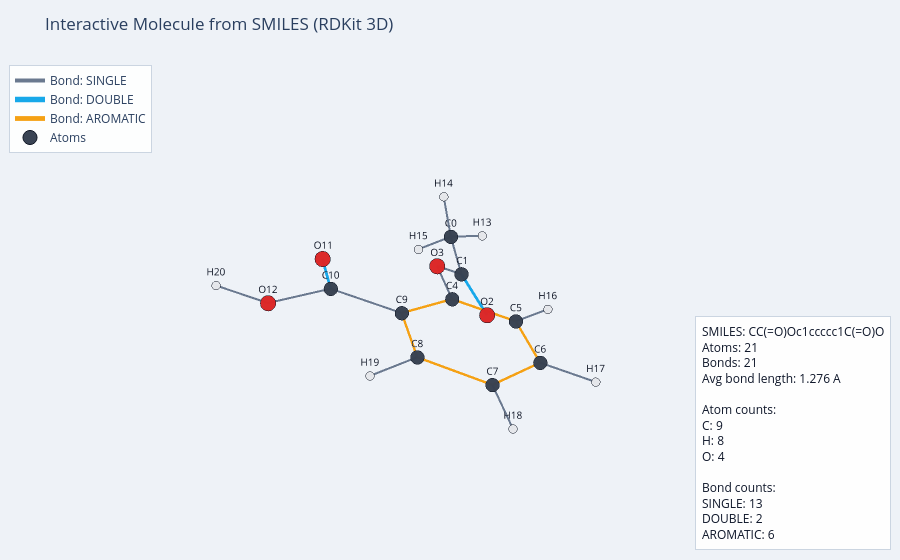

The code cell stored with this chart in its notebook:
### Code cell
# RDKit-based SMILES -> 3D interactive molecule visualizer with bond metadata.
import numpy as np
from collections import Counter

try:
    import plotly.graph_objects as go
except ImportError as exc:
    raise ImportError('Plotly is not installed. Run: pip install plotly') from exc

try:
    from rdkit import Chem
    from rdkit.Chem import AllChem
except ImportError as exc:
    raise ImportError('RDKit is not installed. Install with: pip install rdkit') from exc


class Smiles3DInteractivePlotter:
    def __init__(self, smiles, title='Interactive Molecule from SMILES (RDKit 3D)'):
        self.smiles = smiles
        self.title = title
        self.atom_colors = {
            'H': '#E5E7EB',
            'C': '#374151',
            'N': '#2563EB',
            'O': '#DC2626',
            'F': '#14B8A6',
            'P': '#F59E0B',
            'S': '#F97316',
            'Cl': '#10B981',
            'Br': '#92400E',
            'I': '#7C3AED',
        }
        self.atom_sizes = {
            'H': 10,
            'C': 16,
            'N': 18,
            'O': 18,
            'F': 18,
            'P': 20,
            'S': 20,
            'Cl': 21,
            'Br': 22,
            'I': 24,
        }
        self.bond_colors = {
            'SINGLE': '#64748B',
            'DOUBLE': '#0EA5E9',
            'TRIPLE': '#8B5CF6',
            'AROMATIC': '#F59E0B',
            'OTHER': '#475569',
        }
        self.bond_widths = {
            'SINGLE': 4.0,
            'DOUBLE': 5.5,
            'TRIPLE': 7.0,
            'AROMATIC': 4.8,
            'OTHER': 3.5,
        }

    def _embed_3d_from_smiles(self):
        mol = Chem.MolFromSmiles(self.smiles)
        if mol is None:
            raise ValueError(f'Invalid SMILES: {self.smiles}')

        mol = Chem.AddHs(mol)
        params = AllChem.ETKDGv3()
        params.randomSeed = 42

        status = AllChem.EmbedMolecule(mol, params)
        if status != 0:
            # Fallback for hard molecules when ETKDG fails.
            status = AllChem.EmbedMolecule(mol, useRandomCoords=True, randomSeed=42)
            if status != 0:
                raise ValueError('RDKit could not generate 3D coordinates for this SMILES.')

        try:
            AllChem.UFFOptimizeMolecule(mol, maxIters=300)
        except Exception:
            # Geometry optimization can fail for some chemistries; keep embedded conformer.
            pass

        conf = mol.GetConformer()
        xyz = np.array([
            [conf.GetAtomPosition(i).x, conf.GetAtomPosition(i).y, conf.GetAtomPosition(i).z]
            for i in range(mol.GetNumAtoms())
        ], dtype=float)
        return mol, xyz

    @staticmethod
    def _bond_type_name(bond):
        if bond.GetIsAromatic():
            return 'AROMATIC'
        btype = str(bond.GetBondType())
        if btype in {'SINGLE', 'DOUBLE', 'TRIPLE'}:
            return btype
        return 'OTHER'

    def create_figure(self):
        mol, xyz = self._embed_3d_from_smiles()

        atom_symbols = [atom.GetSymbol() for atom in mol.GetAtoms()]
        node_colors = [self.atom_colors.get(sym, '#6B7280') for sym in atom_symbols]
        node_sizes = [self.atom_sizes.get(sym, 15) for sym in atom_symbols]

        fig = go.Figure()

        bonds = list(mol.GetBonds())
        bond_type_groups = ['SINGLE', 'DOUBLE', 'TRIPLE', 'AROMATIC', 'OTHER']

        for bond_type in bond_type_groups:
            xs, ys, zs, hover = [], [], [], []
            for bond in bonds:
                bname = self._bond_type_name(bond)
                if bname != bond_type:
                    continue

                i = bond.GetBeginAtomIdx()
                j = bond.GetEndAtomIdx()
                p_i, p_j = xyz[i], xyz[j]
                bond_len = float(np.linalg.norm(p_i - p_j))

                xs += [p_i[0], p_j[0], None]
                ys += [p_i[1], p_j[1], None]
                zs += [p_i[2], p_j[2], None]

                hover_text = (
                    f'Bond {bond.GetIdx()}<br>'
                    f'Atoms: {atom_symbols[i]}{i} - {atom_symbols[j]}{j}<br>'
                    f'Type: {bname}<br>'
                    f'Order: {bond.GetBondTypeAsDouble():.1f}<br>'
                    f'Aromatic: {bond.GetIsAromatic()}<br>'
                    f'In Ring: {bond.IsInRing()}<br>'
                    f'Conjugated: {bond.GetIsConjugated()}<br>'
                    f'Length: {bond_len:.3f} A'
                )
                hover += [hover_text, hover_text, '']

            if xs:
                fig.add_trace(go.Scatter3d(
                    x=xs, y=ys, z=zs,
                    mode='lines',
                    name=f'Bond: {bond_type}',
                    line=dict(
                        color=self.bond_colors.get(bond_type, '#64748B'),
                        width=self.bond_widths.get(bond_type, 3.5),
                    ),
                    hovertext=hover,
                    hoverinfo='text',
                    opacity=0.96,
                ))

        atom_hover = []
        for i, atom in enumerate(mol.GetAtoms()):
            atom_hover.append(
                f'Atom {i}<br>'
                f'Element: {atom.GetSymbol()}<br>'
                f'Atomic No: {atom.GetAtomicNum()}<br>'
                f'Degree: {atom.GetDegree()}<br>'
                f'Formal Charge: {atom.GetFormalCharge()}<br>'
                f'Hybridization: {str(atom.GetHybridization())}<br>'
                f'Aromatic: {atom.GetIsAromatic()}<br>'
                f'In Ring: {atom.IsInRing()}<br>'
                f'x: {xyz[i,0]:.3f}<br>y: {xyz[i,1]:.3f}<br>z: {xyz[i,2]:.3f}'
            )

        fig.add_trace(go.Scatter3d(
            x=xyz[:, 0],
            y=xyz[:, 1],
            z=xyz[:, 2],
            mode='markers+text',
            text=[f'{atom_symbols[i]}{i}' for i in range(len(atom_symbols))],
            textposition='top center',
            textfont=dict(size=10, color='#111827'),
            name='Atoms',
            marker=dict(
                size=node_sizes,
                color=node_colors,
                line=dict(color='#0B1220', width=1),
                opacity=0.98,
            ),
            hovertext=atom_hover,
            hoverinfo='text',
        ))

        atom_counts = Counter(atom_symbols)
        bond_counts = Counter(self._bond_type_name(b) for b in bonds)
        avg_bond = float(np.mean([
            np.linalg.norm(xyz[b.GetBeginAtomIdx()] - xyz[b.GetEndAtomIdx()])
            for b in bonds
        ])) if bonds else 0.0

        stats_lines = [
            f'SMILES: {self.smiles}',
            f'Atoms: {mol.GetNumAtoms()}',
            f'Bonds: {mol.GetNumBonds()}',
            f'Avg bond length: {avg_bond:.3f} A',
            '',
            'Atom counts:',
        ]
        for sym in sorted(atom_counts.keys()):
            stats_lines.append(f'{sym}: {atom_counts[sym]}')

        stats_lines.append('')
        stats_lines.append('Bond counts:')
        for bname in ['SINGLE', 'DOUBLE', 'TRIPLE', 'AROMATIC', 'OTHER']:
            if bond_counts.get(bname, 0):
                stats_lines.append(f'{bname}: {bond_counts[bname]}')

        fig.update_layout(
            title=self.title,
            template='plotly_white',
            scene=dict(
                xaxis=dict(visible=False),
                yaxis=dict(visible=False),
                zaxis=dict(visible=False),
                aspectmode='data',
                bgcolor='rgba(238,242,247,1)',
                camera=dict(eye=dict(x=1.55, y=1.35, z=1.1)),
            ),
            paper_bgcolor='rgba(238,242,247,1)',
            plot_bgcolor='rgba(238,242,247,1)',
            legend=dict(
                x=0.01, y=0.99,
                bgcolor='rgba(255,255,255,0.9)',
                bordercolor='#CBD5E1',
                borderwidth=1,
            ),
            margin=dict(l=0, r=0, t=60, b=0),
            annotations=[dict(
                text='<br>'.join(stats_lines),
                x=0.99, y=0.02,
                xref='paper', yref='paper',
                xanchor='right', yanchor='bottom',
                showarrow=False,
                align='left',
                bordercolor='#CBD5E1',
                borderwidth=1,
                borderpad=6,
                bgcolor='rgba(255,255,255,0.94)',
                font=dict(size=12, color='#0F172A'),
            )],
        )
        return fig

    def show(self):
        fig = self.create_figure()
        fig.show()
        return fig


smiles = 'CC(=O)Oc1ccccc1C(=O)O'  # aspirin
smiles_plotter = Smiles3DInteractivePlotter(smiles=smiles)
smiles_fig = smiles_plotter.show()

### Figure 1 — Plotly figure (JSON) as saved in the notebook; plotly's stock layout.template omitted (floating-point values rounded to 4 significant figures)
{"data": [{"hoverinfo": "text", "hovertext": ["Bond 0<br>Atoms: C0 - C1<br>Type: SINGLE<br>Order: 1.0<br>Aromatic: False<br>In Ring: False<br>Conjugated: False<br>Length: 1.491 A", "Bond 0<br>Atoms: C0 - C1<br>Type: SINGLE<br>Order: 1.0<br>Aromatic: False<br>In Ring: False<br>Conjugated: False<br>Length: 1.491 A", "", "Bond 2<br>Atoms: C1 - O3<br>Type: SINGLE<br>Order: 1.0<br>Aromatic: False<br>In Ring: False<br>Conjugated: True<br>Length: 1.401 A", "Bond 2<br>Atoms: C1 - O3<br>Type: SINGLE<br>Order: 1.0<br>Aromatic: False<br>In Ring: False<br>Conjugated: True<br>Length: 1.401 A", "", "Bond 3<br>Atoms: O3 - C4<br>Type: SINGLE<br>Order: 1.0<br>Aromatic: False<br>In Ring: False<br>Conjugated: True<br>Length: 1.405 A", "Bond 3<br>Atoms: O3 - C4<br>Type: SINGLE<br>Order: 1.0<br>Aromatic: False<br>In Ring: False<br>Conjugated: True<br>Length: 1.405 A", "", "Bond 9<br>Atoms: C9 - C10<br>Type: SINGLE<br>Order: 1.0<br>Aromatic: False<br>In Ring: False<br>Conjugated: True<br>Length: 1.486 A", "Bond 9<br>Atoms: C9 - C10<br>Type: SINGLE<br>Order: 1.0<br>Aromatic: False<br>In Ring: False<br>Conjugated: True<br>Length: 1.486 A", "", "Bond 11<br>Atoms: C10 - O12<br>Type: SINGLE<br>Order: 1.0<br>Aromatic: False<br>In Ring: False<br>Conjugated: True<br>Length: 1.393 A", "Bond 11<br>Atoms: C10 - O12<br>Type: SINGLE<br>Order: 1.0<br>Aromatic: False<br>In Ring: False<br>Conjugated: True<br>Length: 1.393 A", "", "Bond 13<br>Atoms: C0 - H13<br>Type: SINGLE<br>Order: 1.0<br>Aromatic: False<br>In Ring: False<br>Conjugated: False<br>Length: 1.111 A", "Bond 13<br>Atoms: C0 - H13<br>Type: SINGLE<br>Order: 1.0<br>Aromatic: False<br>In Ring: False<br>Conjugated: False<br>Length: 1.111 A", "", "Bond 14<br>Atoms: C0 - H14<br>Type: SINGLE<br>Order: 1.0<br>Aromatic: False<br>In Ring: False<br>Conjugated: False<br>Length: 1.110 A", "Bond 14<br>Atoms: C0 - H14<br>Type: SINGLE<br>Order: 1.0<br>Aromatic: False<br>In Ring: False<br>Conjugated: False<br>Length: 1.110 A", "", "Bond 15<br>Atoms: C0 - H15<br>Type: SINGLE<br>Order: 1.0<br>Aromatic: False<br>In Ring: False<br>Conjugated: False<br>Length: 1.110 A", "Bond 15<br>Atoms: C0 - H15<br>Type: SINGLE<br>Order: 1.0<br>Aromatic: False<br>In Ring: False<br>Conjugated: False<br>Length: 1.110 A", "", "Bond 16<br>Atoms: C5 - H16<br>Type: SINGLE<br>Order: 1.0<br>Aromatic: False<br>In Ring: False<br>Conjugated: False<br>Length: 1.081 A", "Bond 16<br>Atoms: C5 - H16<br>Type: SINGLE<br>Order: 1.0<br>Aromatic: False<br>In Ring: False<br>Conjugated: False<br>Length: 1.081 A", "", "Bond 17<br>Atoms: C6 - H17<br>Type: SINGLE<br>Order: 1.0<br>Aromatic: False<br>In Ring: False<br>Conjugated: False<br>Length: 1.082 A", "Bond 17<br>Atoms: C6 - H17<br>Type: SINGLE<br>Order: 1.0<br>Aromatic: False<br>In Ring: False<br>Conjugated: False<br>Length: 1.082 A", "", "Bond 18<br>Atoms: C7 - H18<br>Type: SINGLE<br>Order: 1.0<br>Aromatic: False<br>In Ring: False<br>Conjugated: False<br>Length: 1.082 A", "Bond 18<br>Atoms: C7 - H18<br>Type: SINGLE<br>Order: 1.0<br>Aromatic: False<br>In Ring: False<br>Conjugated: False<br>Length: 1.082 A", "", "Bond 19<br>Atoms: C8 - H19<br>Type: SINGLE<br>Order: 1.0<br>Aromatic: False<br>In Ring: False<br>Conjugated: False<br>Length: 1.083 A", "Bond 19<br>Atoms: C8 - H19<br>Type: SINGLE<br>Order: 1.0<br>Aromatic: False<br>In Ring: False<br>Conjugated: False<br>Length: 1.083 A", "", "Bond 20<br>Atoms: O12 - H20<br>Type: SINGLE<br>Order: 1.0<br>Aromatic: False<br>In Ring: False<br>Conjugated: False<br>Length: 1.013 A", "Bond 20<br>Atoms: O12 - H20<br>Type: SINGLE<br>Order: 1.0<br>Aromatic: False<br>In Ring: False<br>Conjugated: False<br>Length: 1.013 A", ""], "line": {"color": "#64748B", "width": 4}, "mode": "lines", "name": "Bond: SINGLE", "opacity": 0.96, "type": "scatter3d", "x": [-2.96, -2.082, null, -2.082, -0.8948, null, -0.8948, -0.09768, null, 1.302, 1.971, null, 1.971, 3.347, null, -2.96, -4.022, null, -2.96, -2.849, null, -2.96, -2.671, null, -0.6769, -1.748, null, 0.1172, -0.3386, null, 1.495, 2.109, null, 2.084, 3.157, null, 3.347, 3.816, null], "y": [-2.244, -1.129, null, -1.129, -0.8659, null, -0.8659, 0.28, null, 0.1983, -1.079, null, -1.079, -1.111, null, -2.244, -2.01, null, -2.244, -2.39, null, -2.244, -3.179, null, 1.524, 1.624, null, 2.662, 3.613, null, 2.579, 3.465, null, 1.36, 1.329, null, -1.111, -1.974, null], "z": [-0.03755, -0.4918, null, -0.4918, 0.204, null, 0.204, 0.04741, null, 0.2578, 0.619, null, 0.619, 0.8312, null, -0.03755, -0.262, null, -0.03755, 1.057, null, -0.03755, -0.5612, null, -0.2731, -0.3856, null, -0.414, -0.6597, null, -0.2272, -0.3358, null, 0.11, 0.2557, null, 0.8312, 1.077, null]}, {"hoverinfo": "text", "hovertext": ["Bond 1<br>Atoms: C1 - O2<br>Type: DOUBLE<br>Order: 2.0<br>Aromatic: False<br>In Ring: False<br>Conjugated: True<br>Length: 1.261 A", "Bond 1<br>Atoms: C1 - O2<br>Type: DOUBLE<br>Order: 2.0<br>Aromatic: False<br>In Ring: False<br>Conjugated: True<br>Length: 1.261 A", "", "Bond 10<br>Atoms: C10 - O11<br>Type: DOUBLE<br>Order: 2.0<br>Aromatic: False<br>In Ring: False<br>Conjugated: True<br>Length: 1.260 A", "Bond 10<br>Atoms: C10 - O11<br>Type: DOUBLE<br>Order: 2.0<br>Aromatic: False<br>In Ring: False<br>Conjugated: True<br>Length: 1.260 A", ""], "line": {"color": "#0EA5E9", "width": 5.5}, "mode": "lines", "name": "Bond: DOUBLE", "opacity": 0.96, "type": "scatter3d", "x": [-2.082, -2.368, null, 1.971, 1.311, null], "y": [-1.129, -0.5048, null, -1.079, -2.146, null], "z": [-0.4918, -1.549, null, 0.619, 0.7375, null]}, {"hoverinfo": "text", "hovertext": ["Bond 4<br>Atoms: C4 - C5<br>Type: AROMATIC<br>Order: 1.5<br>Aromatic: True<br>In Ring: True<br>Conjugated: True<br>Length: 1.409 A", "Bond 4<br>Atoms: C4 - C5<br>Type: AROMATIC<br>Order: 1.5<br>Aromatic: True<br>In Ring: True<br>Conjugated: True<br>Length: 1.409 A", "", "Bond 5<br>Atoms: C5 - C6<br>Type: AROMATIC<br>Order: 1.5<br>Aromatic: True<br>In Ring: True<br>Conjugated: True<br>Length: 1.395 A", "Bond 5<br>Atoms: C5 - C6<br>Type: AROMATIC<br>Order: 1.5<br>Aromatic: True<br>In Ring: True<br>Conjugated: True<br>Length: 1.395 A", "", "Bond 6<br>Atoms: C6 - C7<br>Type: AROMATIC<br>Order: 1.5<br>Aromatic: True<br>In Ring: True<br>Conjugated: True<br>Length: 1.393 A", "Bond 6<br>Atoms: C6 - C7<br>Type: AROMATIC<br>Order: 1.5<br>Aromatic: True<br>In Ring: True<br>Conjugated: True<br>Length: 1.393 A", "", "Bond 7<br>Atoms: C7 - C8<br>Type: AROMATIC<br>Order: 1.5<br>Aromatic: True<br>In Ring: True<br>Conjugated: True<br>Length: 1.396 A", "Bond 7<br>Atoms: C7 - C8<br>Type: AROMATIC<br>Order: 1.5<br>Aromatic: True<br>In Ring: True<br>Conjugated: True<br>Length: 1.396 A", "", "Bond 8<br>Atoms: C8 - C9<br>Type: AROMATIC<br>Order: 1.5<br>Aromatic: True<br>In Ring: True<br>Conjugated: True<br>Length: 1.408 A", "Bond 8<br>Atoms: C8 - C9<br>Type: AROMATIC<br>Order: 1.5<br>Aromatic: True<br>In Ring: True<br>Conjugated: True<br>Length: 1.408 A", "", "Bond 12<br>Atoms: C9 - C4<br>Type: AROMATIC<br>Order: 1.5<br>Aromatic: True<br>In Ring: True<br>Conjugated: True<br>Length: 1.418 A", "Bond 12<br>Atoms: C9 - C4<br>Type: AROMATIC<br>Order: 1.5<br>Aromatic: True<br>In Ring: True<br>Conjugated: True<br>Length: 1.418 A", ""], "line": {"color": "#F59E0B", "width": 4.8}, "mode": "lines", "name": "Bond: AROMATIC", "opacity": 0.96, "type": "scatter3d", "x": [-0.09768, -0.6769, null, -0.6769, 0.1172, null, 0.1172, 1.495, null, 1.495, 2.084, null, 2.084, 1.302, null, 1.302, -0.09768, null], "y": [0.28, 1.524, null, 1.524, 2.662, null, 2.662, 2.579, null, 2.579, 1.36, null, 1.36, 0.1983, null, 0.1983, 0.28, null], "z": [0.04741, -0.2731, null, -0.2731, -0.414, null, -0.414, -0.2272, null, -0.2272, 0.11, null, 0.11, 0.2578, null, 0.2578, 0.04741, null]}, {"hoverinfo": "text", "hovertext": ["Atom 0<br>Element: C<br>Atomic No: 6<br>Degree: 4<br>Formal Charge: 0<br>Hybridization: SP3<br>Aromatic: False<br>In Ring: False<br>x: -2.960<br>y: -2.244<br>z: -0.038", "Atom 1<br>Element: C<br>Atomic No: 6<br>Degree: 3<br>Formal Charge: 0<br>Hybridization: SP2<br>Aromatic: False<br>In Ring: False<br>x: -2.082<br>y: -1.129<br>z: -0.492", "Atom 2<br>Element: O<br>Atomic No: 8<br>Degree: 1<br>Formal Charge: 0<br>Hybridization: SP2<br>Aromatic: False<br>In Ring: False<br>x: -2.368<br>y: -0.505<br>z: -1.549", "Atom 3<br>Element: O<br>Atomic No: 8<br>Degree: 2<br>Formal Charge: 0<br>Hybridization: SP2<br>Aromatic: False<br>In Ring: False<br>x: -0.895<br>y: -0.866<br>z: 0.204", "Atom 4<br>Element: C<br>Atomic No: 6<br>Degree: 3<br>Formal Charge: 0<br>Hybridization: SP2<br>Aromatic: True<br>In Ring: True<br>x: -0.098<br>y: 0.280<br>z: 0.047", "Atom 5<br>Element: C<br>Atomic No: 6<br>Degree: 3<br>Formal Charge: 0<br>Hybridization: SP2<br>Aromatic: True<br>In Ring: True<br>x: -0.677<br>y: 1.524<br>z: -0.273", "Atom 6<br>Element: C<br>Atomic No: 6<br>Degree: 3<br>Formal Charge: 0<br>Hybridization: SP2<br>Aromatic: True<br>In Ring: True<br>x: 0.117<br>y: 2.662<br>z: -0.414", "Atom 7<br>Element: C<br>Atomic No: 6<br>Degree: 3<br>Formal Charge: 0<br>Hybridization: SP2<br>Aromatic: True<br>In Ring: True<br>x: 1.495<br>y: 2.579<br>z: -0.227", "Atom 8<br>Element: C<br>Atomic No: 6<br>Degree: 3<br>Formal Charge: 0<br>Hybridization: SP2<br>Aromatic: True<br>In Ring: True<br>x: 2.084<br>y: 1.360<br>z: 0.110", "Atom 9<br>Element: C<br>Atomic No: 6<br>Degree: 3<br>Formal Charge: 0<br>Hybridization: SP2<br>Aromatic: True<br>In Ring: True<br>x: 1.302<br>y: 0.198<br>z: 0.258", "Atom 10<br>Element: C<br>Atomic No: 6<br>Degree: 3<br>Formal Charge: 0<br>Hybridization: SP2<br>Aromatic: False<br>In Ring: False<br>x: 1.971<br>y: -1.079<br>z: 0.619", "Atom 11<br>Element: O<br>Atomic No: 8<br>Degree: 1<br>Formal Charge: 0<br>Hybridization: SP2<br>Aromatic: False<br>In Ring: False<br>x: 1.311<br>y: -2.146<br>z: 0.738", "Atom 12<br>Element: O<br>Atomic No: 8<br>Degree: 2<br>Formal Charge: 0<br>Hybridization: SP2<br>Aromatic: False<br>In Ring: False<br>x: 3.347<br>y: -1.111<br>z: 0.831", "Atom 13<br>Element: H<br>Atomic No: 1<br>Degree: 1<br>Formal Charge: 0<br>Hybridization: UNSPECIFIED<br>Aromatic: False<br>In Ring: False<br>x: -4.022<br>y: -2.010<br>z: -0.262", "Atom 14<br>Element: H<br>Atomic No: 1<br>Degree: 1<br>Formal Charge: 0<br>Hybridization: UNSPECIFIED<br>Aromatic: False<br>In Ring: False<br>x: -2.849<br>y: -2.390<br>z: 1.057", "Atom 15<br>Element: H<br>Atomic No: 1<br>Degree: 1<br>Formal Charge: 0<br>Hybridization: UNSPECIFIED<br>Aromatic: False<br>In Ring: False<br>x: -2.671<br>y: -3.179<br>z: -0.561", "Atom 16<br>Element: H<br>Atomic No: 1<br>Degree: 1<br>Formal Charge: 0<br>Hybridization: UNSPECIFIED<br>Aromatic: False<br>In Ring: False<br>x: -1.748<br>y: 1.624<br>z: -0.386", "Atom 17<br>Element: H<br>Atomic No: 1<br>Degree: 1<br>Formal Charge: 0<br>Hybridization: UNSPECIFIED<br>Aromatic: False<br>In Ring: False<br>x: -0.339<br>y: 3.613<br>z: -0.660", "Atom 18<br>Element: H<br>Atomic No: 1<br>Degree: 1<br>Formal Charge: 0<br>Hybridization: UNSPECIFIED<br>Aromatic: False<br>In Ring: False<br>x: 2.109<br>y: 3.465<br>z: -0.336", "Atom 19<br>Element: H<br>Atomic No: 1<br>Degree: 1<br>Formal Charge: 0<br>Hybridization: UNSPECIFIED<br>Aromatic: False<br>In Ring: False<br>x: 3.157<br>y: 1.329<br>z: 0.256", "Atom 20<br>Element: H<br>Atomic No: 1<br>Degree: 1<br>Formal Charge: 0<br>Hybridization: UNSPECIFIED<br>Aromatic: False<br>In Ring: False<br>x: 3.816<br>y: -1.974<br>z: 1.077"], "marker": {"color": ["#374151", "#374151", "#DC2626", "#DC2626", "#374151", "#374151", "#374151", "#374151", "#374151", "#374151", "#374151", "#DC2626", "#DC2626", "#E5E7EB", "#E5E7EB", "#E5E7EB", "#E5E7EB", "#E5E7EB", "#E5E7EB", "#E5E7EB", "#E5E7EB"], "line": {"color": "#0B1220", "width": 1}, "opacity": 0.98, "size": [16, 16, 18, 18, 16, 16, 16, 16, 16, 16, 16, 18, 18, 10, 10, 10, 10, 10, 10, 10, 10]}, "mode": "markers+text", "name": "Atoms", "text": ["C0", "C1", "O2", "O3", "C4", "C5", "C6", "C7", "C8", "C9", "C10", "O11", "O12", "H13", "H14", "H15", "H16", "H17", "H18", "H19", "H20"], "textfont": {"color": "#111827", "size": 10}, "textposition": "top center", "type": "scatter3d", "x": [-2.96, -2.082, -2.368, -0.8948, -0.09768, -0.6769, 0.1172, 1.495, 2.084, 1.302, 1.971, 1.311, 3.347, -4.022, -2.849, -2.671, -1.748, -0.3386, 2.109, 3.157, 3.816], "y": [-2.244, -1.129, -0.5048, -0.8659, 0.28, 1.524, 2.662, 2.579, 1.36, 0.1983, -1.079, -2.146, -1.111, -2.01, -2.39, -3.179, 1.624, 3.613, 3.465, 1.329, -1.974], "z": [-0.03755, -0.4918, -1.549, 0.204, 0.04741, -0.2731, -0.414, -0.2272, 0.11, 0.2578, 0.619, 0.7375, 0.8312, -0.262, 1.057, -0.5612, -0.3856, -0.6597, -0.3358, 0.2557, 1.077]}], "layout": {"annotations": [{"align": "left", "bgcolor": "rgba(255,255,255,0.94)", "bordercolor": "#CBD5E1", "borderpad": 6, "borderwidth": 1, "font": {"color": "#0F172A", "size": 12}, "showarrow": false, "text": "SMILES: CC(=O)Oc1ccccc1C(=O)O<br>Atoms: 21<br>Bonds: 21<br>Avg bond length: 1.276 A<br><br>Atom counts:<br>C: 9<br>H: 8<br>O: 4<br><br>Bond counts:<br>SINGLE: 13<br>DOUBLE: 2<br>AROMATIC: 6", "x": 0.99, "xanchor": "right", "xref": "paper", "y": 0.02, "yanchor": "bottom", "yref": "paper"}], "legend": {"bgcolor": "rgba(255,255,255,0.9)", "bordercolor": "#CBD5E1", "borderwidth": 1, "x": 0.01, "y": 0.99}, "margin": {"b": 0, "l": 0, "r": 0, "t": 60}, "paper_bgcolor": "rgba(238,242,247,1)", "plot_bgcolor": "rgba(238,242,247,1)", "scene": {"aspectmode": "data", "bgcolor": "rgba(238,242,247,1)", "camera": {"eye": {"x": 1.55, "y": 1.35, "z": 1.1}}, "xaxis": {"visible": false}, "yaxis": {"visible": false}, "zaxis": {"visible": false}}, "title": {"text": "Interactive Molecule from SMILES (RDKit 3D)"}}}
